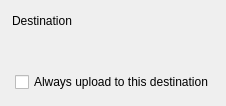
<?xml version="1.0" encoding="UTF-8"?>
<ui version="4.0">
 <class>DestinationBreadcrumb</class>
 <widget class="QFrame" name="DestinationBreadcrumb">
  <property name="styleSheet">
   <string notr="true">DestinationBreadcrumb
{
border-radius: 8px;
background-color: #F7F7F7; /*colorToken.surface-1*/
}

#bClear
{
border: none;
background: transparent;
padding: 0px;
}</string>
  </property>
  <layout class="QVBoxLayout" name="destinationLayout">
   <property name="spacing"><number>8</number></property>
   <property name="leftMargin"><number>12</number></property>
   <property name="topMargin"><number>12</number></property>
   <property name="rightMargin"><number>12</number></property>
   <property name="bottomMargin"><number>12</number></property>
   <item>
    <widget class="QLabel" name="lTitle">
     <property name="minimumSize"><size><width>0</width><height>18</height></size></property>
     <property name="maximumSize"><size><width>16777215</width><height>18</height></size></property>
     <property name="text"><string>Destination</string></property>
     <property name="font-size" stdset="0"><string notr="true">body-2</string></property>
     <property name="bold" stdset="0"><bool>true</bool></property>
    </widget>
   </item>
   <item>
    <widget class="QWidget" name="wPathRow" native="true">
     <property name="minimumSize"><size><width>0</width><height>24</height></size></property>
     <property name="maximumSize"><size><width>16777215</width><height>24</height></size></property>
     <layout class="QHBoxLayout" name="pathRowLayout">
      <property name="spacing"><number>8</number></property>
      <property name="leftMargin"><number>0</number></property>
      <property name="topMargin"><number>0</number></property>
      <property name="rightMargin"><number>0</number></property>
      <property name="bottomMargin"><number>0</number></property>
      <item>
       <widget class="Breadcrumb" name="breadcrumb" native="true">
        <property name="sizePolicy">
         <sizepolicy hsizetype="Expanding" vsizetype="Preferred">
          <horstretch>0</horstretch><verstretch>0</verstretch>
         </sizepolicy>
        </property>
       </widget>
      </item>
      <item>
       <widget class="TokenizableToolButton" name="bClear">
        <property name="sizePolicy">
         <sizepolicy hsizetype="Fixed" vsizetype="Fixed">
          <horstretch>0</horstretch><verstretch>0</verstretch>
         </sizepolicy>
        </property>
        <property name="minimumSize"><size><width>24</width><height>24</height></size></property>
        <property name="maximumSize"><size><width>24</width><height>24</height></size></property>
        <property name="cursor"><cursorShape>PointingHandCursor</cursorShape></property>
        <property name="text"><string notr="true"/></property>
        <property name="icon">
         <iconset resource="../../../gui/Resources_common.qrc"><normaloff>:/x_small_thin_outline</normaloff>:/x_small_thin_outline</iconset>
        </property>
        <property name="iconSize"><size><width>16</width><height>16</height></size></property>
        <property name="type" stdset="0"><string notr="true">ghost</string></property>
        <property name="disabled_off" stdset="0"><string notr="true">icon-disabled</string></property>
       </widget>
      </item>
     </layout>
    </widget>
   </item>
   <item>
    <widget class="QWidget" name="cbContainer" native="true">
     <property name="minimumSize"><size><width>0</width><height>24</height></size></property>
     <property name="maximumSize"><size><width>16777215</width><height>24</height></size></property>
     <layout class="QHBoxLayout" name="cbLayout">
      <property name="spacing"><number>0</number></property>
      <property name="leftMargin"><number>3</number></property>
      <property name="topMargin"><number>0</number></property>
      <property name="rightMargin"><number>0</number></property>
      <property name="bottomMargin"><number>0</number></property>
      <item>
       <widget class="QCheckBox" name="cbAlwaysUploadToLocation">
        <property name="minimumSize"><size><width>0</width><height>24</height></size></property>
        <property name="maximumSize"><size><width>16777215</width><height>24</height></size></property>
        <property name="text"><string>Always upload to this destination</string></property>
        <property name="type" stdset="0"><string notr="true">mega</string></property>
       </widget>
      </item>
     </layout>
    </widget>
   </item>
  </layout>
 </widget>
 <customwidgets>
  <customwidget>
   <class>Breadcrumb</class>
   <extends>QFrame</extends>
   <header>Breadcrumb.h</header>
   <container>1</container>
  </customwidget>
  <customwidget>
   <class>TokenizableToolButton</class>
   <extends>QToolButton</extends>
   <header>tokenizer/TokenizableItems/TokenizableButtons.h</header>
  </customwidget>
 </customwidgets>
 <resources>
  <include location="../../../gui/Resources_common.qrc"/>
 </resources>
 <connections/>
</ui>
